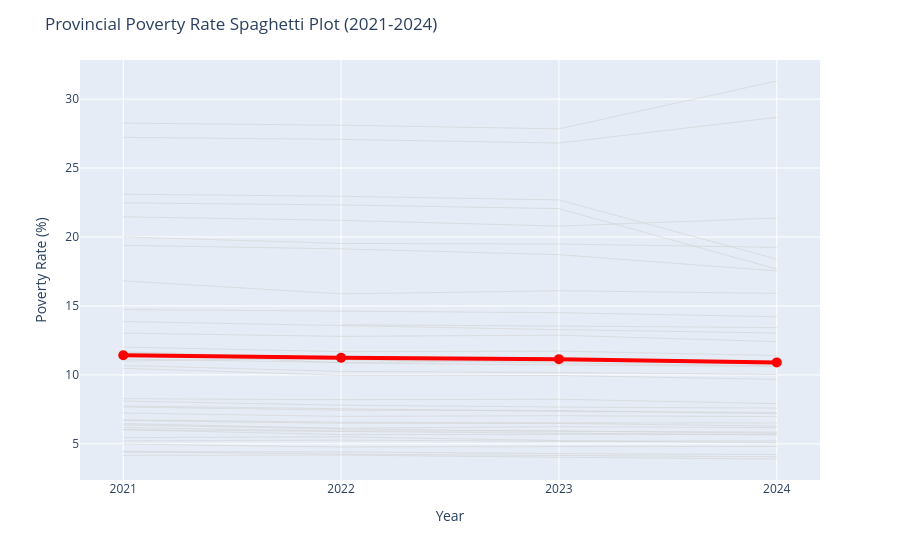

This figure's notebook cell:
### Code cell
import plotly.express as px
mean_trend = df.groupby('year')['poverty_rate'].mean()
fig = px.line(df.sort_values('year'), x='year', y='poverty_rate', color='province', color_discrete_sequence=['lightgray'])
fig.update_traces(line_width=1, opacity=0.6)
fig.add_scatter(x=mean_trend.index, y=mean_trend.values, mode='lines+markers', line=dict(color='red', width=4), marker=dict(size=10), name='National Average')
fig.update_layout(title="Provincial Poverty Rate Spaghetti Plot (2021-2024)", xaxis_title="Year", yaxis_title="Poverty Rate (%)", showlegend=False, xaxis=dict(dtick=1))
fig.write_json(OUTPUT_DIR / 'plot_forecast_spaghetti.json')
fig.show()

### Figure 1 — Plotly figure (JSON) as saved in the notebook; plotly's stock layout.template omitted (floating-point values rounded to 4 significant figures)
{"data": [{"hovertemplate": "province=SUMATERA UTARA<br>year=%{x}<br>poverty_rate=%{y}<extra></extra>", "legendgroup": "SUMATERA UTARA", "line": {"color": "lightgray", "dash": "solid", "width": 1}, "marker": {"symbol": "circle"}, "mode": "lines", "name": "SUMATERA UTARA", "opacity": 0.6, "orientation": "v", "showlegend": true, "type": "scatter", "x": [2021, 2022, 2023, 2024], "xaxis": "x", "y": [8.1, 7.805, 7.67, 7.59], "yaxis": "y"}, {"hovertemplate": "province=KALIMANTAN TIMUR<br>year=%{x}<br>poverty_rate=%{y}<extra></extra>", "legendgroup": "KALIMANTAN TIMUR", "line": {"color": "lightgray", "dash": "solid", "width": 1}, "marker": {"symbol": "circle"}, "mode": "lines", "name": "KALIMANTAN TIMUR", "opacity": 0.6, "orientation": "v", "showlegend": true, "type": "scatter", "x": [2021, 2022, 2023, 2024], "xaxis": "x", "y": [6.025, 5.91, 5.81, 5.645], "yaxis": "y"}, {"hovertemplate": "province=KALIMANTAN UTARA<br>year=%{x}<br>poverty_rate=%{y}<extra></extra>", "legendgroup": "KALIMANTAN UTARA", "line": {"color": "lightgray", "dash": "solid", "width": 1}, "marker": {"symbol": "circle"}, "mode": "lines", "name": "KALIMANTAN UTARA", "opacity": 0.6, "orientation": "v", "showlegend": true, "type": "scatter", "x": [2021, 2022, 2023, 2024], "xaxis": "x", "y": [6.37, 6.075, 5.915, 5.85], "yaxis": "y"}, {"hovertemplate": "province=SULAWESI UTARA<br>year=%{x}<br>poverty_rate=%{y}<extra></extra>", "legendgroup": "SULAWESI UTARA", "line": {"color": "lightgray", "dash": "solid", "width": 1}, "marker": {"symbol": "circle"}, "mode": "lines", "name": "SULAWESI UTARA", "opacity": 0.6, "orientation": "v", "showlegend": true, "type": "scatter", "x": [2021, 2022, 2023, 2024], "xaxis": "x", "y": [7.235, 6.99, 7.04, 6.975], "yaxis": "y"}, {"hovertemplate": "province=SULAWESI TENGAH<br>year=%{x}<br>poverty_rate=%{y}<extra></extra>", "legendgroup": "SULAWESI TENGAH", "line": {"color": "lightgray", "dash": "solid", "width": 1}, "marker": {"symbol": "circle"}, "mode": "lines", "name": "SULAWESI TENGAH", "opacity": 0.6, "orientation": "v", "showlegend": true, "type": "scatter", "x": [2021, 2022, 2023, 2024], "xaxis": "x", "y": [12.02, 11.68, 11.72, 11.4], "yaxis": "y"}, {"hovertemplate": "province=SULAWESI SELATAN<br>year=%{x}<br>poverty_rate=%{y}<extra></extra>", "legendgroup": "SULAWESI SELATAN", "line": {"color": "lightgray", "dash": "solid", "width": 1}, "marker": {"symbol": "circle"}, "mode": "lines", "name": "SULAWESI SELATAN", "opacity": 0.6, "orientation": "v", "showlegend": true, "type": "scatter", "x": [2021, 2022, 2023, 2024], "xaxis": "x", "y": [8.275, 8.2, 8.235, 7.915], "yaxis": "y"}, {"hovertemplate": "province=SULAWESI TENGGARA<br>year=%{x}<br>poverty_rate=%{y}<extra></extra>", "legendgroup": "SULAWESI TENGGARA", "line": {"color": "lightgray", "dash": "solid", "width": 1}, "marker": {"symbol": "circle"}, "mode": "lines", "name": "SULAWESI TENGGARA", "opacity": 0.6, "orientation": "v", "showlegend": true, "type": "scatter", "x": [2021, 2022, 2023, 2024], "xaxis": "x", "y": [11.14, 10.9, 11.03, 10.92], "yaxis": "y"}, {"hovertemplate": "province=SULAWESI BARAT<br>year=%{x}<br>poverty_rate=%{y}<extra></extra>", "legendgroup": "SULAWESI BARAT", "line": {"color": "lightgray", "dash": "solid", "width": 1}, "marker": {"symbol": "circle"}, "mode": "lines", "name": "SULAWESI BARAT", "opacity": 0.6, "orientation": "v", "showlegend": true, "type": "scatter", "x": [2021, 2022, 2023, 2024], "xaxis": "x", "y": [11.0, 11.23, 11.1, 10.96], "yaxis": "y"}, {"hovertemplate": "province=MALUKU<br>year=%{x}<br>poverty_rate=%{y}<extra></extra>", "legendgroup": "MALUKU", "line": {"color": "lightgray", "dash": "solid", "width": 1}, "marker": {"symbol": "circle"}, "mode": "lines", "name": "MALUKU", "opacity": 0.6, "orientation": "v", "showlegend": true, "type": "scatter", "x": [2021, 2022, 2023, 2024], "xaxis": "x", "y": [16.82, 15.88, 16.1, 15.91], "yaxis": "y"}, {"hovertemplate": "province=MALUKU UTARA<br>year=%{x}<br>poverty_rate=%{y}<extra></extra>", "legendgroup": "MALUKU UTARA", "line": {"color": "lightgray", "dash": "solid", "width": 1}, "marker": {"symbol": "circle"}, "mode": "lines", "name": "MALUKU UTARA", "opacity": 0.6, "orientation": "v", "showlegend": true, "type": "scatter", "x": [2021, 2022, 2023, 2024], "xaxis": "x", "y": [6.46, 6.13, 6.245, 6.175], "yaxis": "y"}, {"hovertemplate": "province=PAPUA BARAT<br>year=%{x}<br>poverty_rate=%{y}<extra></extra>", "legendgroup": "PAPUA BARAT", "line": {"color": "lightgray", "dash": "solid", "width": 1}, "marker": {"symbol": "circle"}, "mode": "lines", "name": "PAPUA BARAT", "opacity": 0.6, "orientation": "v", "showlegend": true, "type": "scatter", "x": [2021, 2022, 2023, 2024], "xaxis": "x", "y": [21.46, 21.21, 20.79, 21.38], "yaxis": "y"}, {"hovertemplate": "province=PAPUA BARAT DAYA<br>year=%{x}<br>poverty_rate=%{y}<extra></extra>", "legendgroup": "PAPUA BARAT DAYA", "line": {"color": "lightgray", "dash": "solid", "width": 1}, "marker": {"symbol": "circle"}, "mode": "lines", "name": "PAPUA BARAT DAYA", "opacity": 0.6, "orientation": "v", "showlegend": true, "type": "scatter", "x": [2021, 2022, 2023, 2024], "xaxis": "x", "y": [19.39, 19.14, 18.72, 17.54], "yaxis": "y"}, {"hovertemplate": "province=PAPUA<br>year=%{x}<br>poverty_rate=%{y}<extra></extra>", "legendgroup": "PAPUA", "line": {"color": "lightgray", "dash": "solid", "width": 1}, "marker": {"symbol": "circle"}, "mode": "lines", "name": "PAPUA", "opacity": 0.6, "orientation": "v", "showlegend": true, "type": "scatter", "x": [2021, 2022, 2023, 2024], "xaxis": "x", "y": [22.48, 22.32, 22.06, 17.68], "yaxis": "y"}, {"hovertemplate": "province=PAPUA SELATAN<br>year=%{x}<br>poverty_rate=%{y}<extra></extra>", "legendgroup": "PAPUA SELATAN", "line": {"color": "lightgray", "dash": "solid", "width": 1}, "marker": {"symbol": "circle"}, "mode": "lines", "name": "PAPUA SELATAN", "opacity": 0.6, "orientation": "v", "showlegend": true, "type": "scatter", "x": [2021, 2022, 2023, 2024], "xaxis": "x", "y": [23.11, 22.95, 22.69, 18.4], "yaxis": "y"}, {"hovertemplate": "province=PAPUA TENGAH<br>year=%{x}<br>poverty_rate=%{y}<extra></extra>", "legendgroup": "PAPUA TENGAH", "line": {"color": "lightgray", "dash": "solid", "width": 1}, "marker": {"symbol": "circle"}, "mode": "lines", "name": "PAPUA TENGAH", "opacity": 0.6, "orientation": "v", "showlegend": true, "type": "scatter", "x": [2021, 2022, 2023, 2024], "xaxis": "x", "y": [27.23, 27.08, 26.82, 28.68], "yaxis": "y"}, {"hovertemplate": "province=PAPUA PEGUNUNGAN<br>year=%{x}<br>poverty_rate=%{y}<extra></extra>", "legendgroup": "PAPUA PEGUNUNGAN", "line": {"color": "lightgray", "dash": "solid", "width": 1}, "marker": {"symbol": "circle"}, "mode": "lines", "name": "PAPUA PEGUNUNGAN", "opacity": 0.6, "orientation": "v", "showlegend": true, "type": "scatter", "x": [2021, 2022, 2023, 2024], "xaxis": "x", "y": [28.26, 28.11, 27.84, 31.31], "yaxis": "y"}, {"hovertemplate": "province=KALIMANTAN SELATAN<br>year=%{x}<br>poverty_rate=%{y}<extra></extra>", "legendgroup": "KALIMANTAN SELATAN", "line": {"color": "lightgray", "dash": "solid", "width": 1}, "marker": {"symbol": "circle"}, "mode": "lines", "name": "KALIMANTAN SELATAN", "opacity": 0.6, "orientation": "v", "showlegend": true, "type": "scatter", "x": [2021, 2022, 2023, 2024], "xaxis": "x", "y": [4.425, 4.255, 4.155, 4.065], "yaxis": "y"}, {"hovertemplate": "province=KALIMANTAN TENGAH<br>year=%{x}<br>poverty_rate=%{y}<extra></extra>", "legendgroup": "KALIMANTAN TENGAH", "line": {"color": "lightgray", "dash": "solid", "width": 1}, "marker": {"symbol": "circle"}, "mode": "lines", "name": "KALIMANTAN TENGAH", "opacity": 0.6, "orientation": "v", "showlegend": true, "type": "scatter", "x": [2021, 2022, 2023, 2024], "xaxis": "x", "y": [5.21, 5.27, 5.185, 5.215], "yaxis": "y"}, {"hovertemplate": "province=GORONTALO<br>year=%{x}<br>poverty_rate=%{y}<extra></extra>", "legendgroup": "GORONTALO", "line": {"color": "lightgray", "dash": "solid", "width": 1}, "marker": {"symbol": "circle"}, "mode": "lines", "name": "GORONTALO", "opacity": 0.6, "orientation": "v", "showlegend": true, "type": "scatter", "x": [2021, 2022, 2023, 2024], "xaxis": "x", "y": [14.74, 14.64, 14.51, 14.22], "yaxis": "y"}, {"hovertemplate": "province=NUSA TENGGARA TIMUR<br>year=%{x}<br>poverty_rate=%{y}<extra></extra>", "legendgroup": "NUSA TENGGARA TIMUR", "line": {"color": "lightgray", "dash": "solid", "width": 1}, "marker": {"symbol": "circle"}, "mode": "lines", "name": "NUSA TENGGARA TIMUR", "opacity": 0.6, "orientation": "v", "showlegend": true, "type": "scatter", "x": [2021, 2022, 2023, 2024], "xaxis": "x", "y": [20.0, 19.54, 19.49, 19.25], "yaxis": "y"}, {"hovertemplate": "province=KALIMANTAN BARAT<br>year=%{x}<br>poverty_rate=%{y}<extra></extra>", "legendgroup": "KALIMANTAN BARAT", "line": {"color": "lightgray", "dash": "solid", "width": 1}, "marker": {"symbol": "circle"}, "mode": "lines", "name": "KALIMANTAN BARAT", "opacity": 0.6, "orientation": "v", "showlegend": true, "type": "scatter", "x": [2021, 2022, 2023, 2024], "xaxis": "x", "y": [6.7, 6.49, 6.48, 6.285], "yaxis": "y"}, {"hovertemplate": "province=SUMATERA BARAT<br>year=%{x}<br>poverty_rate=%{y}<extra></extra>", "legendgroup": "SUMATERA BARAT", "line": {"color": "lightgray", "dash": "solid", "width": 1}, "marker": {"symbol": "circle"}, "mode": "lines", "name": "SUMATERA BARAT", "opacity": 0.6, "orientation": "v", "showlegend": true, "type": "scatter", "x": [2021, 2022, 2023, 2024], "xaxis": "x", "y": [6.025, 5.67, 5.685, 5.695], "yaxis": "y"}, {"hovertemplate": "province=RIAU<br>year=%{x}<br>poverty_rate=%{y}<extra></extra>", "legendgroup": "RIAU", "line": {"color": "lightgray", "dash": "solid", "width": 1}, "marker": {"symbol": "circle"}, "mode": "lines", "name": "RIAU", "opacity": 0.6, "orientation": "v", "showlegend": true, "type": "scatter", "x": [2021, 2022, 2023, 2024], "xaxis": "x", "y": [6.74, 6.57, 6.52, 6.515], "yaxis": "y"}, {"hovertemplate": "province=JAMBI<br>year=%{x}<br>poverty_rate=%{y}<extra></extra>", "legendgroup": "JAMBI", "line": {"color": "lightgray", "dash": "solid", "width": 1}, "marker": {"symbol": "circle"}, "mode": "lines", "name": "JAMBI", "opacity": 0.6, "orientation": "v", "showlegend": true, "type": "scatter", "x": [2021, 2022, 2023, 2024], "xaxis": "x", "y": [7.675, 7.44, 7.42, 7.18], "yaxis": "y"}, {"hovertemplate": "province=SUMATERA SELATAN<br>year=%{x}<br>poverty_rate=%{y}<extra></extra>", "legendgroup": "SUMATERA SELATAN", "line": {"color": "lightgray", "dash": "solid", "width": 1}, "marker": {"symbol": "circle"}, "mode": "lines", "name": "SUMATERA SELATAN", "opacity": 0.6, "orientation": "v", "showlegend": true, "type": "scatter", "x": [2021, 2022, 2023, 2024], "xaxis": "x", "y": [11.68, 11.21, 11.14, 10.74], "yaxis": "y"}, {"hovertemplate": "province=BENGKULU<br>year=%{x}<br>poverty_rate=%{y}<extra></extra>", "legendgroup": "BENGKULU", "line": {"color": "lightgray", "dash": "solid", "width": 1}, "marker": {"symbol": "circle"}, "mode": "lines", "name": "BENGKULU", "opacity": 0.6, "orientation": "v", "showlegend": true, "type": "scatter", "x": [2021, 2022, 2023, 2024], "xaxis": "x", "y": [13.87, 13.57, 13.28, 13.04], "yaxis": "y"}, {"hovertemplate": "province=KEP. BANGKA BELITUNG<br>year=%{x}<br>poverty_rate=%{y}<extra></extra>", "legendgroup": "KEP. BANGKA BELITUNG", "line": {"color": "lightgray", "dash": "solid", "width": 1}, "marker": {"symbol": "circle"}, "mode": "lines", "name": "KEP. BANGKA BELITUNG", "opacity": 0.6, "orientation": "v", "showlegend": true, "type": "scatter", "x": [2021, 2022, 2023, 2024], "xaxis": "x", "y": [4.99, 4.765, 4.8, 4.815], "yaxis": "y"}, {"hovertemplate": "province=KEP. RIAU<br>year=%{x}<br>poverty_rate=%{y}<extra></extra>", "legendgroup": "KEP. RIAU", "line": {"color": "lightgray", "dash": "solid", "width": 1}, "marker": {"symbol": "circle"}, "mode": "lines", "name": "KEP. RIAU", "opacity": 0.6, "orientation": "v", "showlegend": true, "type": "scatter", "x": [2021, 2022, 2023, 2024], "xaxis": "x", "y": [5.45, 5.51, 5.235, 5.075], "yaxis": "y"}, {"hovertemplate": "province=LAMPUNG<br>year=%{x}<br>poverty_rate=%{y}<extra></extra>", "legendgroup": "LAMPUNG", "line": {"color": "lightgray", "dash": "solid", "width": 1}, "marker": {"symbol": "circle"}, "mode": "lines", "name": "LAMPUNG", "opacity": 0.6, "orientation": "v", "showlegend": true, "type": "scatter", "x": [2021, 2022, 2023, 2024], "xaxis": "x", "y": [11.62, 11.09, 10.86, 10.65], "yaxis": "y"}, {"hovertemplate": "province=JAWA BARAT<br>year=%{x}<br>poverty_rate=%{y}<extra></extra>", "legendgroup": "JAWA BARAT", "line": {"color": "lightgray", "dash": "solid", "width": 1}, "marker": {"symbol": "circle"}, "mode": "lines", "name": "JAWA BARAT", "opacity": 0.6, "orientation": "v", "showlegend": true, "type": "scatter", "x": [2021, 2022, 2023, 2024], "xaxis": "x", "y": [7.74, 7.57, 7.35, 7.27], "yaxis": "y"}, {"hovertemplate": "province=JAWA TENGAH<br>year=%{x}<br>poverty_rate=%{y}<extra></extra>", "legendgroup": "JAWA TENGAH", "line": {"color": "lightgray", "dash": "solid", "width": 1}, "marker": {"symbol": "circle"}, "mode": "lines", "name": "JAWA TENGAH", "opacity": 0.6, "orientation": "v", "showlegend": true, "type": "scatter", "x": [2021, 2022, 2023, 2024], "xaxis": "x", "y": [10.68, 10.25, 10.18, 10.03], "yaxis": "y"}, {"hovertemplate": "province=DI YOGYAKARTA<br>year=%{x}<br>poverty_rate=%{y}<extra></extra>", "legendgroup": "DI YOGYAKARTA", "line": {"color": "lightgray", "dash": "solid", "width": 1}, "marker": {"symbol": "circle"}, "mode": "lines", "name": "DI YOGYAKARTA", "opacity": 0.6, "orientation": "v", "showlegend": true, "type": "scatter", "x": [2021, 2022, 2023, 2024], "xaxis": "x", "y": [11.6, 10.87, 10.72, 10.62], "yaxis": "y"}, {"hovertemplate": "province=JAWA TIMUR<br>year=%{x}<br>poverty_rate=%{y}<extra></extra>", "legendgroup": "JAWA TIMUR", "line": {"color": "lightgray", "dash": "solid", "width": 1}, "marker": {"symbol": "circle"}, "mode": "lines", "name": "JAWA TIMUR", "opacity": 0.6, "orientation": "v", "showlegend": true, "type": "scatter", "x": [2021, 2022, 2023, 2024], "xaxis": "x", "y": [10.48, 9.97, 9.955, 9.675], "yaxis": "y"}, {"hovertemplate": "province=BANTEN<br>year=%{x}<br>poverty_rate=%{y}<extra></extra>", "legendgroup": "BANTEN", "line": {"color": "lightgray", "dash": "solid", "width": 1}, "marker": {"symbol": "circle"}, "mode": "lines", "name": "BANTEN", "opacity": 0.6, "orientation": "v", "showlegend": true, "type": "scatter", "x": [2021, 2022, 2023, 2024], "xaxis": "x", "y": [6.18, 5.93, 5.935, 5.77], "yaxis": "y"}, {"hovertemplate": "province=BALI<br>year=%{x}<br>poverty_rate=%{y}<extra></extra>", "legendgroup": "BALI", "line": {"color": "lightgray", "dash": "solid", "width": 1}, "marker": {"symbol": "circle"}, "mode": "lines", "name": "BALI", "opacity": 0.6, "orientation": "v", "showlegend": true, "type": "scatter", "x": [2021, 2022, 2023, 2024], "xaxis": "x", "y": [4.165, 4.185, 4.025, 3.9], "yaxis": "y"}, {"hovertemplate": "province=NUSA TENGGARA BARAT<br>year=%{x}<br>poverty_rate=%{y}<extra></extra>", "legendgroup": "NUSA TENGGARA BARAT", "line": {"color": "lightgray", "dash": "solid", "width": 1}, "marker": {"symbol": "circle"}, "mode": "lines", "name": "NUSA TENGGARA BARAT", "opacity": 0.6, "orientation": "v", "showlegend": true, "type": "scatter", "x": [2021, 2022, 2023, 2024], "xaxis": "x", "y": [13.03, 12.79, 12.88, 12.41], "yaxis": "y"}, {"hovertemplate": "province=DKI JAKARTA<br>year=%{x}<br>poverty_rate=%{y}<extra></extra>", "legendgroup": "DKI JAKARTA", "line": {"color": "lightgray", "dash": "solid", "width": 1}, "marker": {"symbol": "circle"}, "mode": "lines", "name": "DKI JAKARTA", "opacity": 0.6, "orientation": "v", "showlegend": true, "type": "scatter", "x": [2021, 2022, 2023, 2024], "xaxis": "x", "y": [4.43, 4.415, 4.29, 4.22], "yaxis": "y"}, {"hovertemplate": "province=ACEH<br>year=%{x}<br>poverty_rate=%{y}<extra></extra>", "legendgroup": "ACEH", "line": {"color": "lightgray", "dash": "solid", "width": 1}, "marker": {"symbol": "circle"}, "mode": "lines", "name": "ACEH", "opacity": 0.6, "orientation": "v", "showlegend": true, "type": "scatter", "x": [2022, 2023, 2024], "xaxis": "x", "y": [13.64, 13.54, 13.44], "yaxis": "y"}, {"line": {"color": "red", "width": 4}, "marker": {"size": 10}, "mode": "lines+markers", "name": "National Average", "type": "scatter", "x": [2021, 2022, 2023, 2024], "y": [11.43, 11.24, 11.14, 10.91]}], "layout": {"legend": {"title": {"text": "province"}, "tracegroupgap": 0}, "margin": {"t": 60}, "showlegend": false, "title": {"text": "Provincial Poverty Rate Spaghetti Plot (2021-2024)"}, "xaxis": {"anchor": "y", "domain": [0, 1], "dtick": 1, "title": {"text": "Year"}}, "yaxis": {"anchor": "x", "domain": [0, 1], "title": {"text": "Poverty Rate (%)"}}}}
